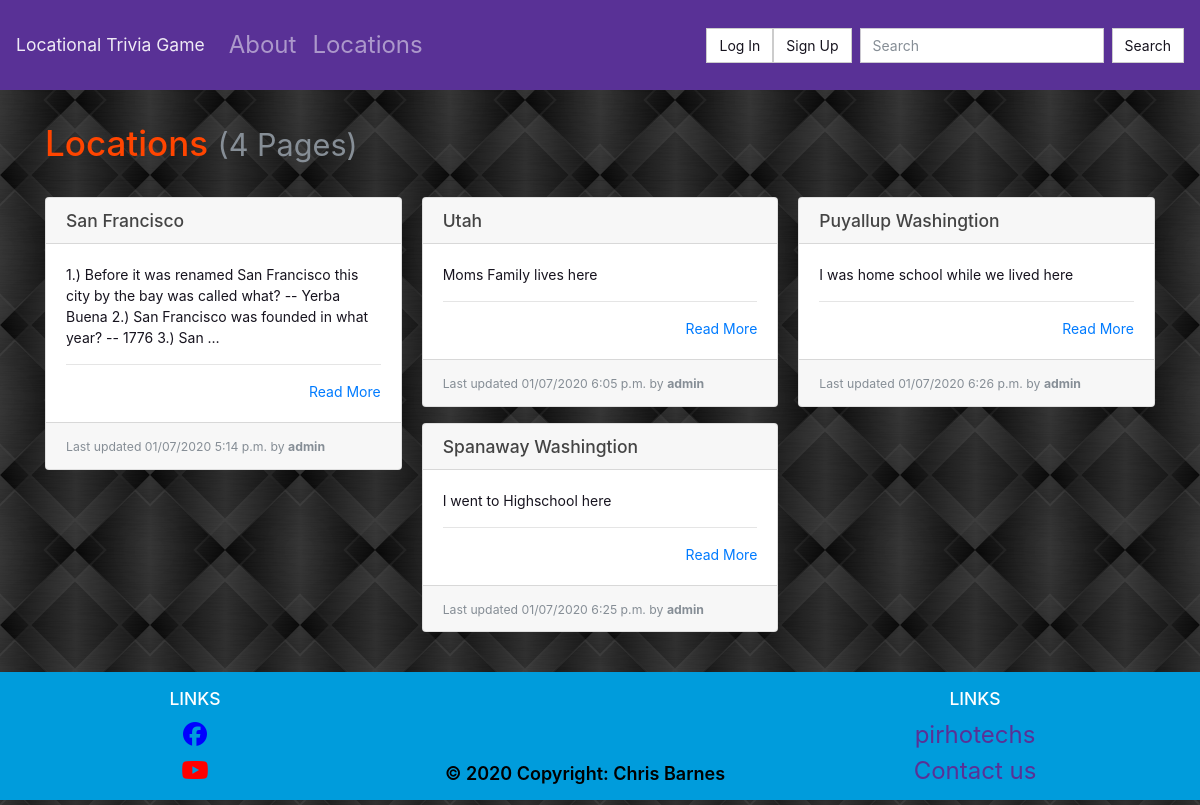
The page /locations/ on the database as committed earlier.
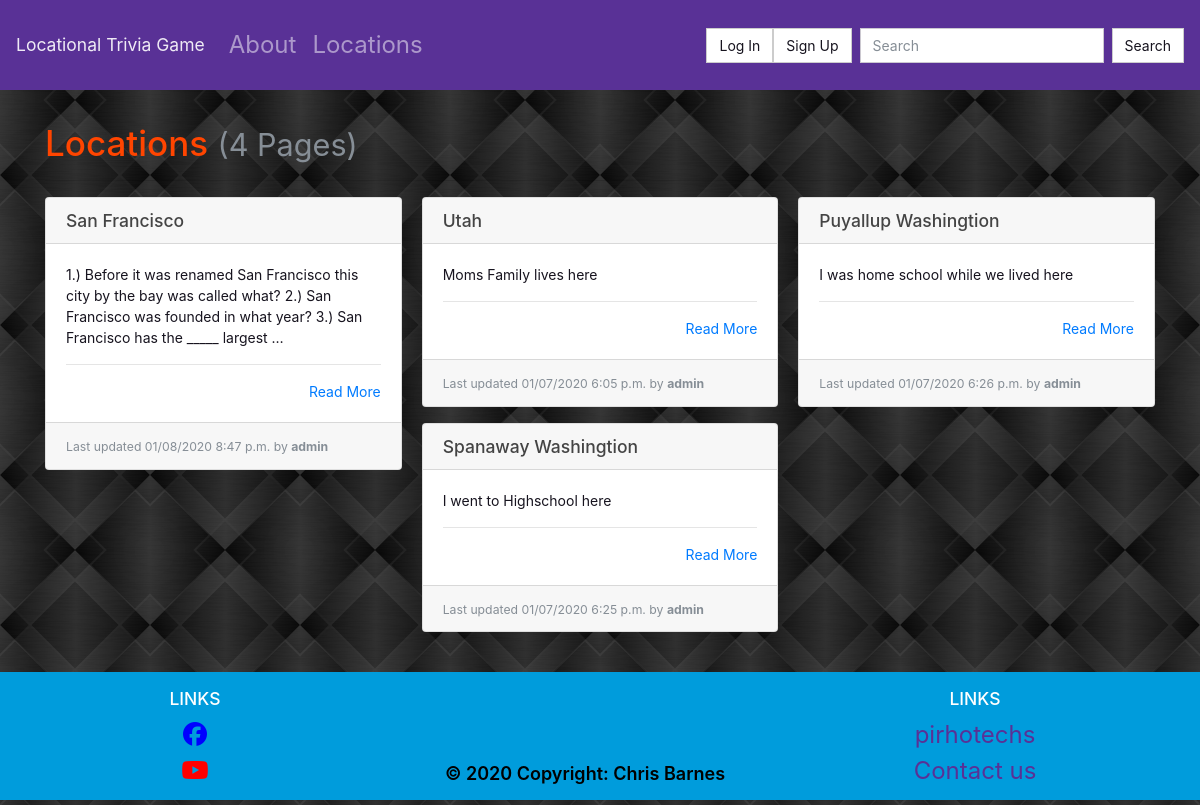
The same page on the database as committed later.
### locations/models.py (models this page shows, shortened)
class Page(models.Model):
    objects = models.Manager()
    slug = models.CharField(max_length=settings.PAGE_TITLE_MAX_LENGTH, blank=True, editable=False, help_text="Unique URL path to access this page. Generated by the system.")
    created = models.DateTimeField(auto_now_add=True, help_text="The date and time this page was created. Automatically generated when the model saves.")
    modified = models.DateTimeField(auto_now=True, help_text="The date and time this page was updated. Automatically generated when the model updates.")
    title = models.CharField(max_length=settings.PAGE_TITLE_MAX_LENGTH, unique=True, default="Title of your page.")
    author = models.ForeignKey(User, on_delete=models.PROTECT, help_text="The user that posted this article.")
    content = models.TextField(default="Write the content of your page here.")

### locations/views.py (the view)
# urls.py: path('', PageListView.as_view(), name='list-page'),
class PageListView(ListView):
    template_name = 'locations/list.html'
    context_object_name = 'pages'
    def get_queryset(self):
        return Page.objects.all()

### locations/templates/locations/list.html
{% extends "base.html" %}
{% block content %}
  <h1>Locations {% if pages %}<small class="text-muted">({{ pages|length }} Page{{ pages|length|pluralize:"s" }})</small>{% endif %}</h1>
  <hr>
  {% if pages %}
    <div class="card-columns">
      {% for page in pages %}
        {% include "partials/card.html" %}
      {% endfor %}
    </div>
  {% else %}
    <div class="alert alert-primary" role="alert">No pages to display.</div>
  {% endif %}
{% endblock %}

### locations/templates/partials/card.html
<div class="card mb-3">
    <h5 class="card-header ">{{ page.title }}</h5>
    <div class="card-body border-dark">
    <p class="card-text text-dark">
        {{ page.content|truncatewords_html:30 }}
        <hr>
        <div class="text-right"><a href="{% url 'details-page' page.slug %}" title="Read More">Read More</a></div>
    </div>
    <div class="card-footer">
    <small class="text-muted">Last updated {{ page.modified|date:"SHORT_DATETIME_FORMAT" }} by <b>{{ page.author.username }}</b></small>
    </div>
</div>

Rows that differ between the two databases and show on the page:
changed Page "San Francisco": content "1.) Before it was renamed San Francisco this city by the bay was called what? -- Yerba Buena 2.) San Francisco was founded in what year? -- 1776 3.) San …" → "…bay was called what? 2.) San Francisco was founded in what year? 3.) San Francisco has the _____ largest …"; modified "01/07/2020 5:14 p.m." → "01/08/2020 8:47 p.m."
